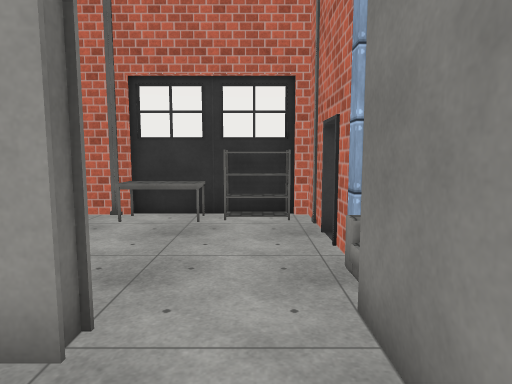
View 1 (above)

12 first-person views from a walk through a 3-D level made in the Unity game engine. The camera is 1.5 m above the floor, tilts 6° down and sees 75° across. The floor is counted in squares, 1 m on a side. Each view is taken from the middle of a square. On the plan, view 1 faces up. The plan holds only what a view shows up to about 15 squares ahead; the rest is blank. The place goes on beyond the plan. The player character is not drawn. Door leaves are left out, so doorways stand open. Surface patterns are stand-ins for the level's own textures.

View 2
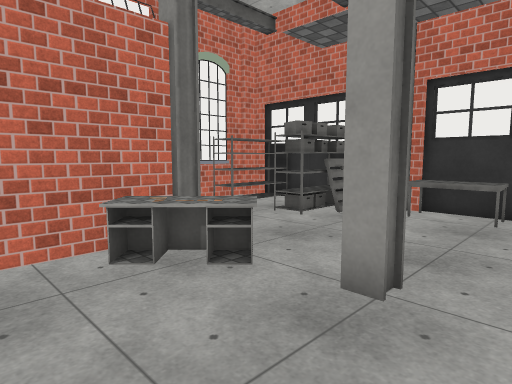

View 3
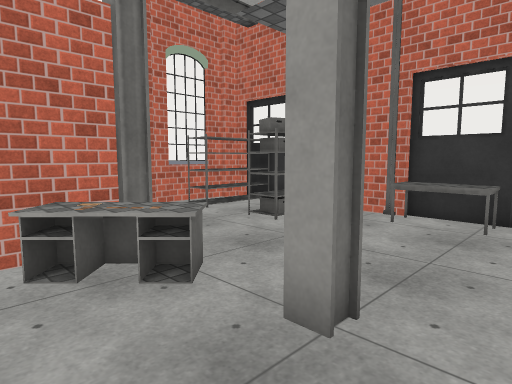

View 4
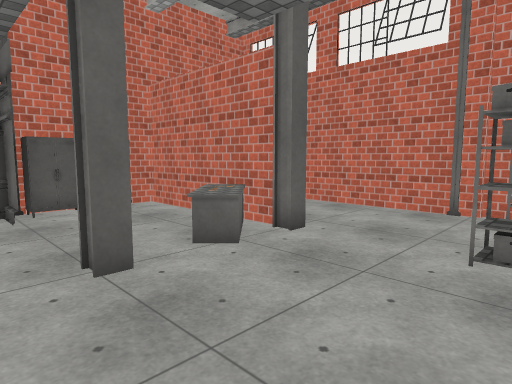

View 5
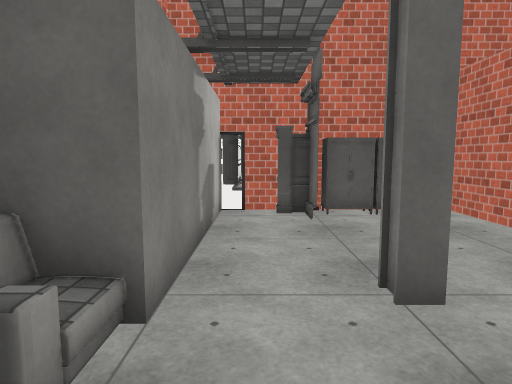

View 6
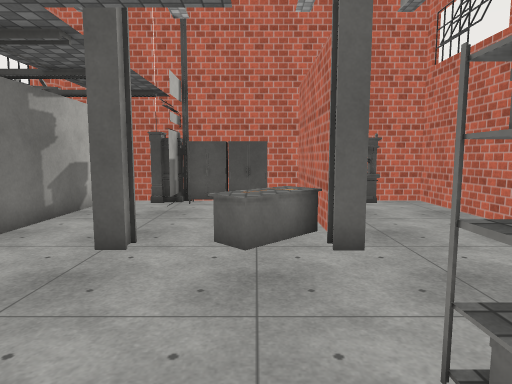

View 7
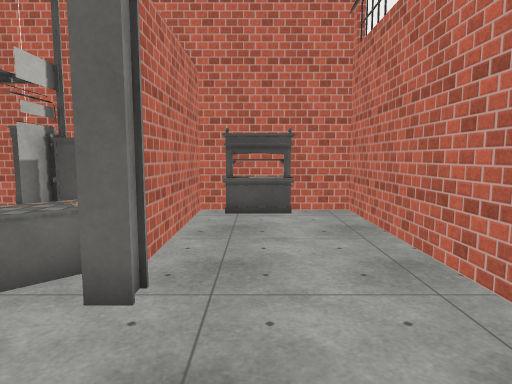

View 8
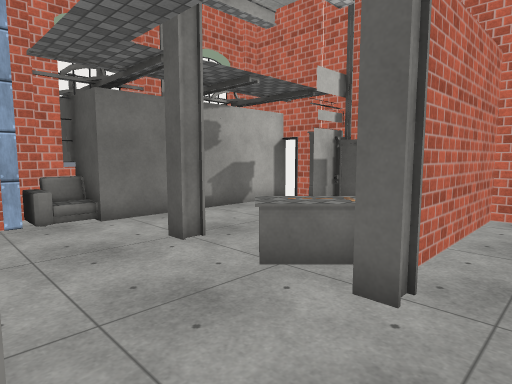

View 9
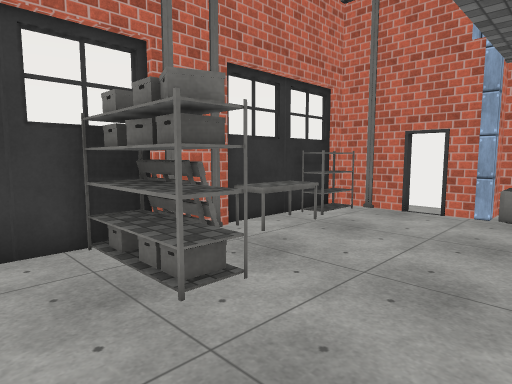

View 10
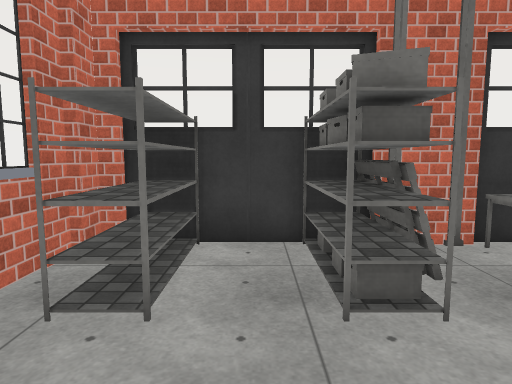

View 11
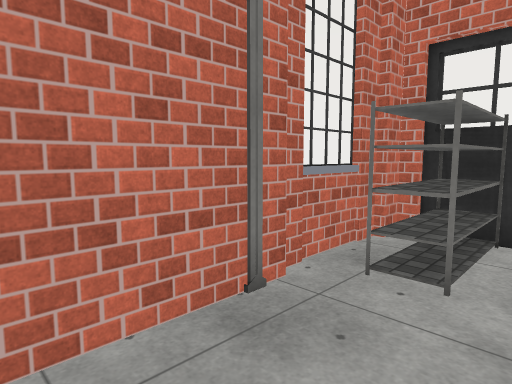

View 12
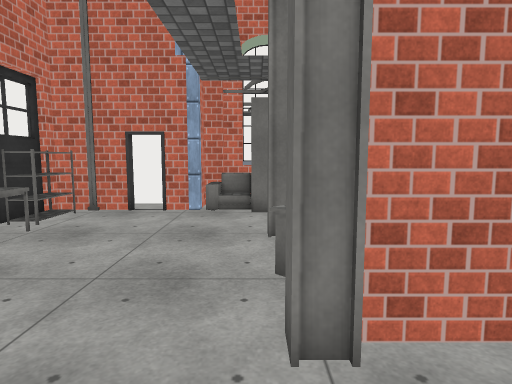

### Floor plan
Points are (right, up) in squares from view 1. A wall is a line through its corners. A room is listed if a view was taken in it or the views show most of it. See-through windows are left out.
Room 1 (views 1, 2, 3, 4, 5, 6, 7, 8, 9, 10, 11, 12)
walls: (-5.4, 0.6) (-5.4, -3.5) (-5.4, 0.6); (-9.6, 4.5) (-9.6, -3.4) (-1.5, -3.4) (-1.5, -1.7) (-1.5, -3); (-5.5, 8.8) (-9.4, 8.8); (1.4, 6.5) (1.4, 7.5); (-1, -2.8) (-0.5, -2.8); (2.4, 4.6) (1.4, 4.6) (1.4, 5.6); (2.6, 3) (2.6, 4); (-8, -2.8) (-6.1, -2.8); (-7.9, -3) (-6.4, -3); (-0.6, -3.4) (0.5, -3.4); (-9.2, 8.6) (-9.6, 8.6) (-9.6, 8); (1.1, 8.8) (-3.4, 8.8); (-9.9, 8.1) (-9.9, 5.4); (1, -3.6) (1, 3.1) (3.5, 3.1)
ways out: open door at (1.5, 6)
objects: other object (-10, 5); other object (-9, 6) to (-8, 8); other object (-6, 3); other object (-6, 6); other object (-6, 7); other object (-6, 8); other object (-5, 1) to (-3, 3); other object (-5, 6); other object (-5, 7) to (-5, 8); other object (-5, 9); other object (-4, -3) to (-3, -3); other object (-4, 9); other object (-3, 8) to (-1, 8); other object (-2, -3); other object (-2, 3); other object (0, 8); other object (1, 8); other object (2, 4)

Where each view was taken, in squares from view 1:
view 1: 0 up, 0 right, facing up
view 2: 1 down, 0 right, facing up-left
view 3: 0 up, 0 right, facing up-left
view 4: 7 up, 0 right, facing down-left
view 5: 6 up, 0 right, facing down
view 6: 8 up, 4 left, facing down
view 7: 6 up, 7 left, facing down
view 8: 6 up, 7 left, facing down-right
view 9: 3 up, 8 left, facing up-right
view 10: 3 up, 7 left, facing up
view 11: 2 up, 7 left, facing up-left
view 12: 3 up, 8 left, facing right
